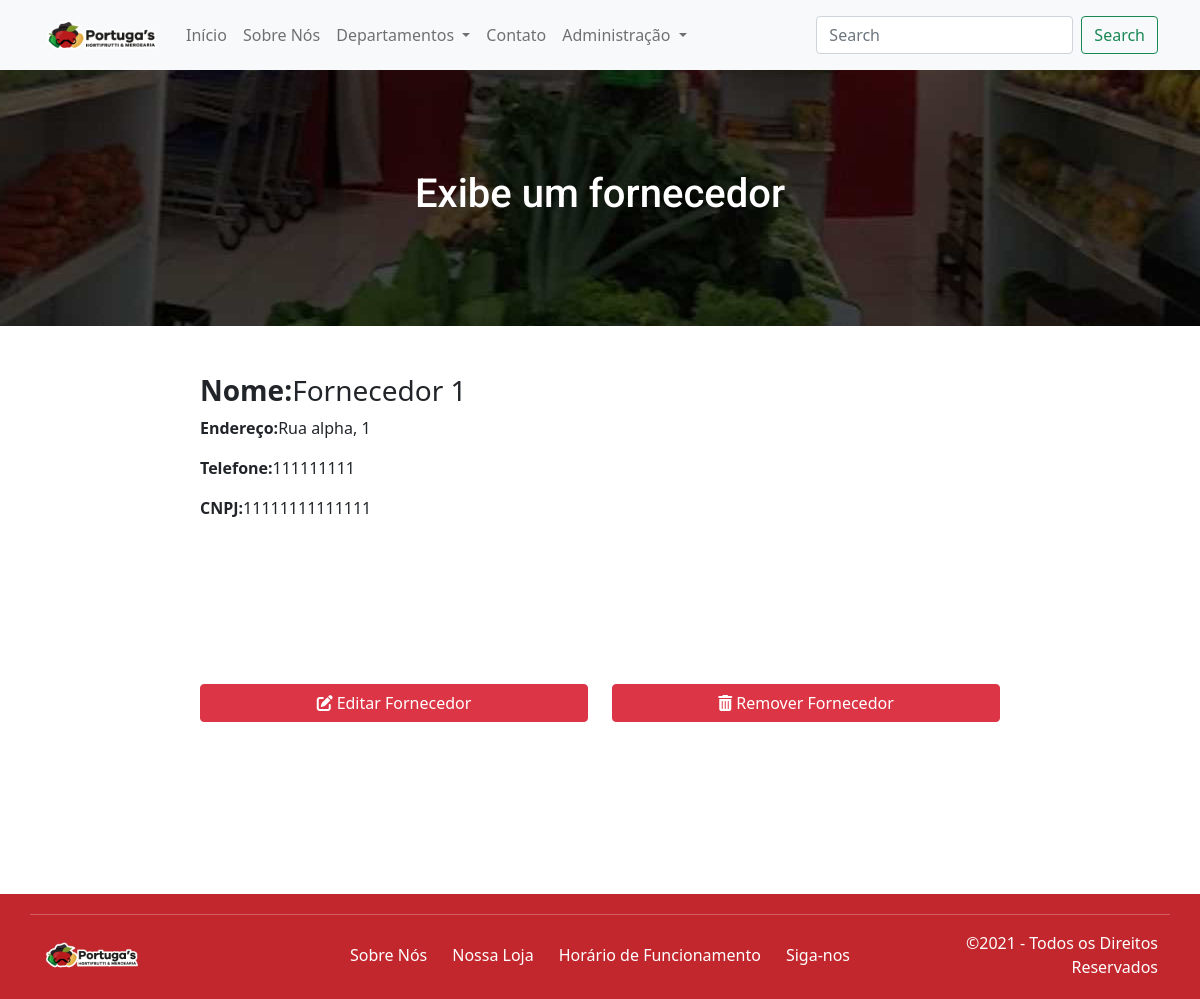
The page /fornecedores/exibe_fornecedor/1/ on the database its author committed.
### fornecedores/models.py (models this page shows, shortened)
class Fornecedores(models.Model):
    nome = models.CharField(max_length=100, db_index=True, unique=True)
    endereco = models.CharField(max_length=100, db_index=True)
    telefone = models.IntegerField(max_length=11, db_index=True)
    cnpj = models.IntegerField(max_length=14, db_index=True)
    class Meta:
        db_table = 'fornecedores'
        ordering = ('nome',)

### fornecedores/views.py (the view)
# urls.py: path('exibe_fornecedor/<int:id>/', views.exibe_fornecedor, name='exibe_fornecedor'),
def exibe_fornecedor(request, id):
    fornecedor = get_object_or_404(Fornecedores, pk=id)
    request.session['fornecedor_id_del'] = id
    return render(request, 'fornecedores/exibe_fornecedor.html', {'fornecedor': fornecedor})

### fornecedores/templates/fornecedores/exibe_fornecedor.html (shortened to what this page needs)
{% extends "base.html" %}
{% load static %}
{% block corpo %}
    <div class="titulopagina containerundermenu mb-5" style="background-image: url({% static 'imagens/bg-sobre.jpg'%});">
        <h1 class="textotitulo">Exibe um fornecedor</h1>
    </div>
    <div style="width:100%; max-width:800px; min-height: 300px; margin: 0 auto;">
        <div class="row">
            <h3><b>Nome:</b>{{ fornecedor.nome }}</h3>
            <p><b>Endereço:</b>{{ fornecedor.endereco }}</p>
            <p><b>Telefone:</b>{{ fornecedor.telefone }}</p>
            <p><b>CNPJ:</b>{{ fornecedor.cnpj }}</p>
        </div>
    </div>
    {%  if fornecedor.id %}
    <div style="width:100%; max-width:800px; min-height: 200px; margin: 10px auto;">
           <div class="row">
               <div class="col-md-6">
                   <a href="{% url 'edita_fornecedor' fornecedor.id %}" class='btn btn-danger w-100 text-center'>
                        <div class="d-flex align-items-center justify-content-center">
                            <i class="fas fa-edit"></i><div style="padding-left: 4px;">Editar Fornecedor</div>
                        </div>
                    </a>
               </div>
               <div class="col-md-6">
                   <form action="{% url 'remove_fornecedor' %}" method="POST">
                       <button type="submit" class='btn btn-danger w-100 text-center'>
                            <div class="d-flex align-items-center justify-content-center">
                                    <i class="fas fa-trash-alt"></i><div style="padding-left: 4px;">Remover Fornecedor</div>
                            </div>
                       </button>
                   </form>
               </div>
           </div>
    </div>
    {% endif %}
{% endblock %}

### static/css/estilo.css (style rules this page uses)
.containerundermenu { width:100%; margin-top: 70px; }
.titulopagina { width:100%; padding: 100px 10px; text-align: center; background-size: cover; background: center no-repeat; }
.textotitulo { font-family: 'Roboto', sans-serif; color:#fff; }

### rows shown on the page
Fornecedores: nome "Fornecedor 1", endereco "Rua alpha, 1", telefone "111111111", cnpj "11111111111111"
